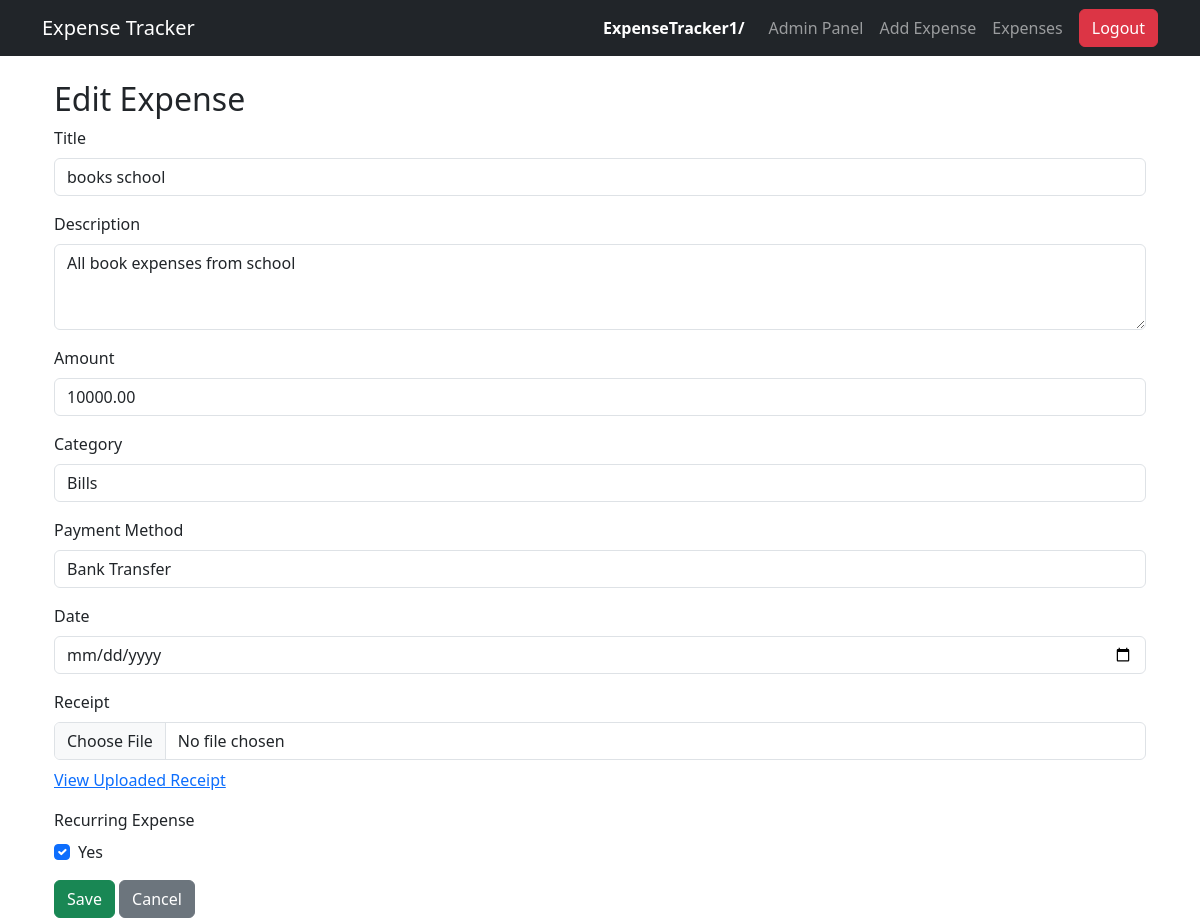
Screenshot of /expenses/update/8/ (signed in) with the database file from the repository.
### expenses/models.py (models this page shows, shortened)
class Expense(models.Model):
    CATEGORY_CHOICES = [
        ('Food', 'Food'),
        ('Travel', 'Travel'),
        ('Shopping', 'Shopping'),
        ('Bills', 'Bills'),
        ('Entertainment', 'Entertainment'),
        ('Others', 'Others'),
    ]
    PAYMENT_METHOD_CHOICES = [
        ('Cash', 'Cash'),
        ('Credit Card', 'Credit Card'),
        ('Bank Transfer', 'Bank Transfer'),
    ]
    user = models.ForeignKey(User, on_delete=models.CASCADE)
    title = models.CharField(max_length=200)
    description = models.TextField(blank=True, null=True)
    amount = models.DecimalField(max_digits=10, decimal_places=2)
    category = models.CharField(max_length=15, choices=CATEGORY_CHOICES)
    payment_method = models.CharField(max_length=20, choices=PAYMENT_METHOD_CHOICES, default='Cash')
    date = models.DateField()
    created_at = models.DateTimeField(auto_now_add=True)
    is_recurring = models.BooleanField(default=False)
    updated_at = models.DateTimeField(auto_now=True)
    is_active = models.BooleanField(default=True)
    receipt_url = models.URLField(blank=True, null=True)

### expenses/views.py (the view)
# urls.py: path('expenses/update/<int:expense_id>/', views.update_expense, name='update_expense'),
@login_required
def update_expense(request, expense_id):
    try:
        if request.user.is_superuser:
            expense = Expense.objects.get(id=expense_id)
        else:
            expense = Expense.objects.get(id=expense_id, user=request.user, is_active=True)
    except Expense.DoesNotExist:
        raise Http404("Expense not found")
    if request.method == "POST":
        form = ExpenseForm(request.POST, request.FILES, instance=expense)
        if form.is_valid():
            updated_expense = form.save(commit=False)
            if request.FILES.get('receipt'):
                file_obj = request.FILES['receipt']
                uploaded_url = upload_to_s3(file_obj, settings.AWS_S3_BUCKET_NAME)
                updated_expense.receipt_url = uploaded_url
            updated_expense.save()
            if updated_expense.amount >= 300:
                send_sns_alert(
                    message=f"⚠️ High Expense Updated!\n\nUser: {request.user.username}\nAmount: ₹{updated_expense.amount}\nCategory: {updated_expense.category}\nTitle: {updated_expense.title}",
                    subject="Updated Expense Alert"
                )
            messages.success(request, "Expense updated successfully!")
            return redirect('expenses:expense_list')
        else:
            print("Update form is invalid:", form.errors)
    else:
        form = ExpenseForm(instance=expense)
    return render(request, 'expenses/expense_form.html', {'form': form, 'expense': expense})

### expenses/forms.py
class ExpenseForm(forms.ModelForm):
    receipt = forms.FileField(required=False, widget=forms.ClearableFileInput(attrs={'class': 'form-control'}))
    class Meta:
        model = Expense
        fields = ['title',
        'description',
        'amount',
        'category',
        'payment_method',
        'date',
        'receipt',
        'is_recurring']
        widgets = {
            'title': forms.TextInput(attrs={'class': 'form-control'}),
            'description': forms.Textarea(attrs={'class': 'form-control'}),
            'amount': forms.NumberInput(attrs={'class': 'form-control'}),
            'category': forms.Select(attrs={'class': 'form-control'}),
            'payment_method': forms.Select(attrs={'class': 'form-control'}),
            'date': forms.DateInput(attrs={'type': 'date', 'class': 'form-control'}),
            'is_recurring': forms.CheckboxInput(attrs={'class': 'form-check-input'}),
        }

### expenses/templates/expenses/expense_form.html (shortened to what this page needs)
{% extends 'expenses/base.html' %}
{% block content %}
<div class="container">
    <h2>{% if expense %}Edit Expense{% else %}Add Expense{% endif %}</h2>
    <form method="post" enctype="multipart/form-data" onsubmit="return validateExpenseForm()">
        <div class="mb-3">
            <label class="form-label" for="title">Title</label>
            <input type="text" class="form-control" id="title" name="title" placeholder="Enter title"
                   required pattern="^[A-Za-z0-9 ]{3,30}$"
                   title="Title must be 3-30 characters long and contain only letters, numbers, and spaces."
                   value="{{ form.title.value|default_if_none:'' }}"
                   oninput="validateField(this)">
        </div>
        <div class="mb-3">
            <label class="form-label" for="description">Description</label>
            <textarea name="description" id="description" class="form-control" rows="3"
                      placeholder="Optional description...">{{ form.description.value|default_if_none:'' }}</textarea>
        </div>
        <div class="mb-3">
            <label class="form-label" for="amount">Amount</label>
            <input type="number" name="amount" id="amount" class="form-control" required min="1" step="0.01"
                   pattern="^\d+(\.\d{1,2})?$"
                   title="Amount must be greater than 0 with up to 2 decimal places."
                   value="{{ form.amount.value|default_if_none:'' }}"
                   oninput="validateAmount()">
        </div>
        <div class="mb-3">
            <label class="form-label" for="category">Category</label>
            {{ form.category }}
        </div>
        <div class="mb-3">
            <label class="form-label" for="payment_method">Payment Method</label>
            {{ form.payment_method }}
        </div>
        <div class="mb-3">
            <label class="form-label" for="date">Date</label>
            <input type="date" name="date" id="date" class="form-control" required
                   title="Date cannot be in the future."
                   value="{{ form.date.value|default_if_none:'' }}"
                   oninput="validateDate()">
        </div>
        <div class="mb-3">
            <label class="form-label">Receipt</label>
            {{ form.receipt }}
            {% if expense and expense.receipt_url %}
                <div class="mt-2">
                    <a href="{{ expense.receipt_url }}" target="_blank">View Uploaded Receipt</a>
                </div>
            {% endif %}
        </div>
        <div class="mb-3">
            <label class="form-label">Recurring Expense</label>
            <div class="form-check">
                <input type="checkbox" name="is_recurring" class="form-check-input" id="is_recurring"
                       {% if form.is_recurring.value %}checked{% endif %}>
                <label class="form-check-label" for="is_recurring">Yes</label>
            </div>
        </div>
        <button type="submit" class="btn btn-success">Save</button>
        <a href="{% url 'expenses:expense_list' %}" class="btn btn-secondary">Cancel</a>
    </form>
</div>
{% endblock %}

### expenses/templates/expenses/base.html (shortened to what this page needs)
{% load static %}
<!DOCTYPE html>
<html lang="en">
<head>
    <link rel="stylesheet" href="https://cdn.jsdelivr.net/npm/bootstrap@5.3.0/dist/css/bootstrap.min.css">
</head>
<body>
    <nav class="navbar navbar-expand-lg navbar-dark bg-dark">
        <div class="container">
            <a class="navbar-brand" href="{% url 'expenses:dashboard' %}">Expense Tracker</a>
            <ul class="navbar-nav ms-auto align-items-center">
                {% if user.is_authenticated %}
                    <li class="nav-item me-3 text-white"><strong>{{ user.username }}/</strong></li>
                    {% if user.is_superuser %}
                        <li class="nav-item"><a class="nav-link" href="{% url 'admin:index' %}">Admin Panel</a></li>
                    {% endif %}
                    <li class="nav-item"><a class="nav-link" href="{% url 'expenses:add_expense' %}">Add Expense</a></li>
                    <li class="nav-item"><a class="nav-link" href="{% url 'expenses:expense_list' %}">Expenses</a></li>
                    <li class="nav-item">
                        <a class="btn btn-danger text-white ms-2" href="{% url 'expenses:logout' %}">Logout</a>
                    </li>
                {% else %}
                    <li class="nav-item">
                        <a class="btn btn-primary text-white" href="{% url 'expenses:login' %}">Login</a>
                    </li>
                {% endif %}
            </ul>
        </div>
    </nav>
    <div class="container mt-4">
        {% block content %}{% endblock %}
    </div>
</body>
</html>

### rows the page displays
Expense: title "books school", description "All book expenses from school", amount "10000.00", category "Bills", payment_method "Bank Transfer"

### other values shown
{{ user.username }} "ExpenseTracker1"
